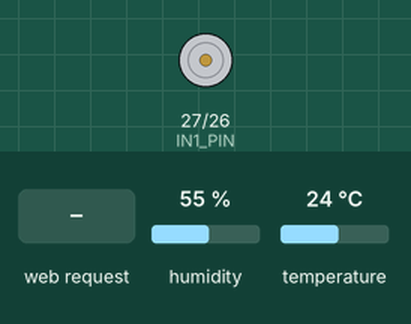
This program was run on a simulated ESP32. Shown: motor-driver pin pairs drawn as motors (green arrow = first pin HIGH = forward, orange = second pin HIGH = backward, longer = more drive, scaled by the enable pin). The inputs (shaded band) are chosen by the test bench; at power-on: humidity 55 %, temperature 24 °C. What the program prints to the serial monitor is not drawn.

Above: at 1.7 s.
1.8 s: HTTP request GET /fan?speed=1 received
At 2.1 s:
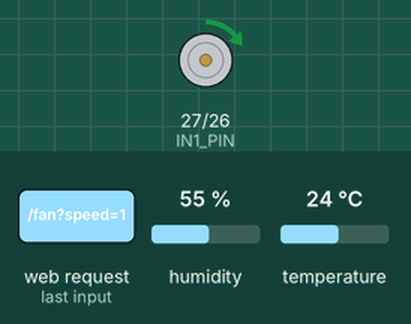
3.3 s: HTTP request GET /fan?speed=120 received
At 4.5 s:
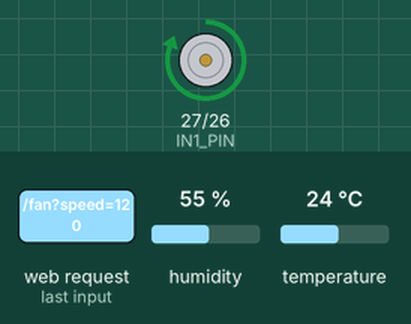
Timing chart, 0 to 6.3 s (numbered marks = the images above; inputs shaded):
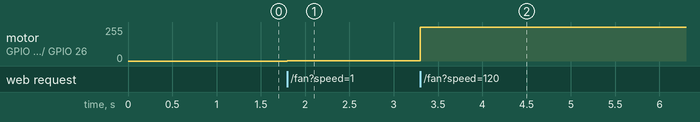

Measured:
- after the input at 1.8 s, motor on GPIO 27 (IN1_PIN) / GPIO 26 (IN2_PIN): stopped → forward 2/255 at once
- after the input at 3.3 s, motor on GPIO 27 (IN1_PIN) / GPIO 26 (IN2_PIN): forward 2/255 → forward 255/255 at once

The program:

main.cpp
```cpp
#include <Arduino.h>
#include <DHT.h>
#include <WiFi.h>
#include <WebServer.h>

// ── DHT11 ────────────────────────────────────────────────────────
#define DHTPIN  4
#define DHTTYPE DHT11
DHT dht(DHTPIN, DHTTYPE);

// ── Motor Pins (L298N) ───────────────────────────────────────────
#define ENA_PIN 14
#define IN1_PIN 27
#define IN2_PIN 26

// ── LEDC PWM ─────────────────────────────────────────────────────
#define PWM_CHANNEL    0
#define PWM_FREQ       1000
#define PWM_RESOLUTION 8     // 0–255

// ── WiFi AP Credentials ──────────────────────────────────────────
const char* AP_SSID = "FanController";
const char* AP_PASS = "fan12345";

// ── Timing ───────────────────────────────────────────────────────
const unsigned long DHT_INTERVAL_MS       = 2000UL;
const unsigned long PRINT_INTERVAL_MS     = 5000UL;
const unsigned long FAN_CMD_TIMEOUT_MS    = 8000UL; // safety: if UI stops
                                                      // sending /fan commands
                                                      // for this long, fan
                                                      // is held (not killed)
                                                      // — see note below.

// ── Global Sensor / Fan State ────────────────────────────────────
// NOTE ON CONTROL ARCHITECTURE:
// The three operating modes (Manual / Automatic / Stabilize) are computed
// entirely on the UI (React) side using the temperature reported by this
// firmware. The ESP32 does NOT run its own temperature->speed logic —
// it simply:
//   1) reads the DHT11 and reports temperature/humidity via GET /
//   2) applies whatever speed percentage the UI sends via GET /fan?speed=N
// This keeps a single source of truth for "what speed should the fan run
// at" (the UI) and avoids the firmware's own auto-control fighting with
// the UI's Auto/Stabilize calculations.

float         g_celsius        = 0.0f;
float         g_fahrenheit     = 0.0f;
float         g_humidity       = 0.0f;
bool          g_dhtOk          = false;

int           g_fanSpeedPct    = 0;     // 0-100, last commanded value
int           g_pwm            = 0;     // 0-255, derived from g_fanSpeedPct

unsigned long lastDHTRead      = 0;
unsigned long lastPrint        = 0;
unsigned long lastFanCmd       = 0;

WebServer server(80);

// ── Motor Helpers ────────────────────────────────────────────────
void setMotor(int pwmValue) {
  pwmValue = constrain(pwmValue, 0, 255);
  if (pwmValue <= 0) {
    digitalWrite(IN1_PIN, LOW);
    digitalWrite(IN2_PIN, LOW);
    ledcWrite(PWM_CHANNEL, 0);
  } else {
    digitalWrite(IN1_PIN, HIGH);
    digitalWrite(IN2_PIN, LOW);
    ledcWrite(PWM_CHANNEL, pwmValue);
  }
}

// Convert a 0-100 percentage command into PWM and drive the motor.
void applyFanSpeedPercent(int speedPct) {
  speedPct   = constrain(speedPct, 0, 100);
  g_fanSpeedPct = speedPct;
  g_pwm      = (speedPct * 255) / 100;
  setMotor(g_pwm);
  lastFanCmd = millis();
}

// ── CORS helper (every response needs this since the UI runs from a
//    different origin — the browser/dev machine — than the ESP32 AP) ──
void sendCORS() {
  server.sendHeader("Access-Control-Allow-Origin", "*");
  server.sendHeader("Access-Control-Allow-Methods", "GET, OPTIONS");
  server.sendHeader("Access-Control-Allow-Headers", "*");
}

// ── GET /  — sensor JSON, polled by the UI every 2s ─────────────
void handleRoot() {
  sendCORS();
  String json = "{";
  json += "\"celsius\":"     + String(g_celsius, 1)    + ",";
  json += "\"fahrenheit\":"  + String(g_fahrenheit, 1) + ",";
  json += "\"humidity\":"    + String(g_humidity, 1)   + ",";
  json += "\"pwm\":"         + String(g_pwm)            + ",";
  json += "\"speed\":"       + String(g_fanSpeedPct)    + ",";
  json += "\"dht_ok\":"      + String(g_dhtOk ? "true" : "false");
  json += "}";
  server.send(200, "application/json", json);
}

// ── GET /fan?speed=N  — set fan speed 0-100%, called by the UI in
//    Manual, Automatic and Stabilize modes alike ────────────────
void handleFan() {
  sendCORS();

  if (!server.hasArg("speed")) {
    server.send(400, "application/json", "{\"error\":\"missing 'speed' parameter\"}");
    return;
  }

  int requested = server.arg("speed").toInt();
  requested = constrain(requested, 0, 100);
  applyFanSpeedPercent(requested);

  String json = "{";
  json += "\"ok\":true,";
  json += "\"speed\":" + String(g_fanSpeedPct) + ",";
  json += "\"pwm\":"   + String(g_pwm);
  json += "}";
  server.send(200, "application/json", json);
}

// ── CORS preflight (harmless to include even though simple GET
//    requests usually don't trigger a preflight) ────────────────
void handleOptions() {
  sendCORS();
  server.send(204);
}

void handleNotFound() {
  sendCORS();
  server.send(404, "application/json", "{\"error\":\"not found\"}");
}

// ──────────────────────────────────────────────────────────────────
void setup() {
  Serial.begin(115200);
  delay(500);

  // Motor pins
  pinMode(IN1_PIN, OUTPUT);
  pinMode(IN2_PIN, OUTPUT);
  ledcSetup(PWM_CHANNEL, PWM_FREQ, PWM_RESOLUTION);
  ledcAttachPin(ENA_PIN, PWM_CHANNEL);
  setMotor(0);

  // DHT11
  dht.begin();

  // WiFi Access Point
  WiFi.softAP(AP_SSID, AP_PASS);
  IPAddress ip = WiFi.softAPIP(); // default is 192.168.4.1

  // Routes
  server.on("/", HTTP_GET, handleRoot);
  server.on("/fan", HTTP_GET, handleFan);
  server.on("/fan", HTTP_OPTIONS, handleOptions);
  server.on("/", HTTP_OPTIONS, handleOptions);
  server.onNotFound(handleNotFound);
  server.begin();

  Serial.println("===========================================");
  Serial.println("  ESP32 + L298N + DHT11 Fan Controller    ");
  Serial.println("===========================================");
  Serial.printf("WiFi AP  : %s\n", AP_SSID);
  Serial.printf("Password : %s\n", AP_PASS);
  Serial.printf("Base URL : http://%s/\n", ip.toString().c_str());
  Serial.println("-------------------------------------------");
  Serial.println("GET /            -> sensor JSON (polled by UI)");
  Serial.println("GET /fan?speed=N -> set fan speed 0-100%");
  Serial.println("Mode logic (Manual/Auto/Stabilize) runs in the UI.");
  Serial.println("===========================================");

  lastDHTRead = millis();
  lastPrint   = millis();
  lastFanCmd  = millis();
}

// ──────────────────────────────────────────────────────────────────
void loop() {
  server.handleClient();

  unsigned long now = millis();

  if (now - lastDHTRead >= DHT_INTERVAL_MS) {
    lastDHTRead = now;

    float t = dht.readTemperature();      // Celsius
    float h = dht.readHumidity();

    if (isnan(t) || isnan(h)) {
      g_dhtOk = false;
      Serial.println("[DHT] Read failed — check wiring & pull-up resistor!");
    } else {
      g_dhtOk      = true;
      g_celsius    = t;
      g_fahrenheit = t * 9.0f / 5.0f + 32.0f;
      g_humidity   = h;
    }
  }

  if (now - lastPrint >= PRINT_INTERVAL_MS) {
    lastPrint = now;
    Serial.println("-------------------------------------------");
    if (g_dhtOk) {
      Serial.printf("Temperature : %.1f C / %.1f F\n", g_celsius, g_fahrenheit);
      Serial.printf("Humidity    : %.1f %%\n", g_humidity);
    } else {
      Serial.println("DHT11 read error — last known temperature held.");
    }
    Serial.printf("Fan Speed   : %d%% (PWM %d/255)\n", g_fanSpeedPct, g_pwm);
    if (now - lastFanCmd > FAN_CMD_TIMEOUT_MS) {
      Serial.println("Note: no /fan command received recently — UI may be disconnected.");
    }
  }
}
```
